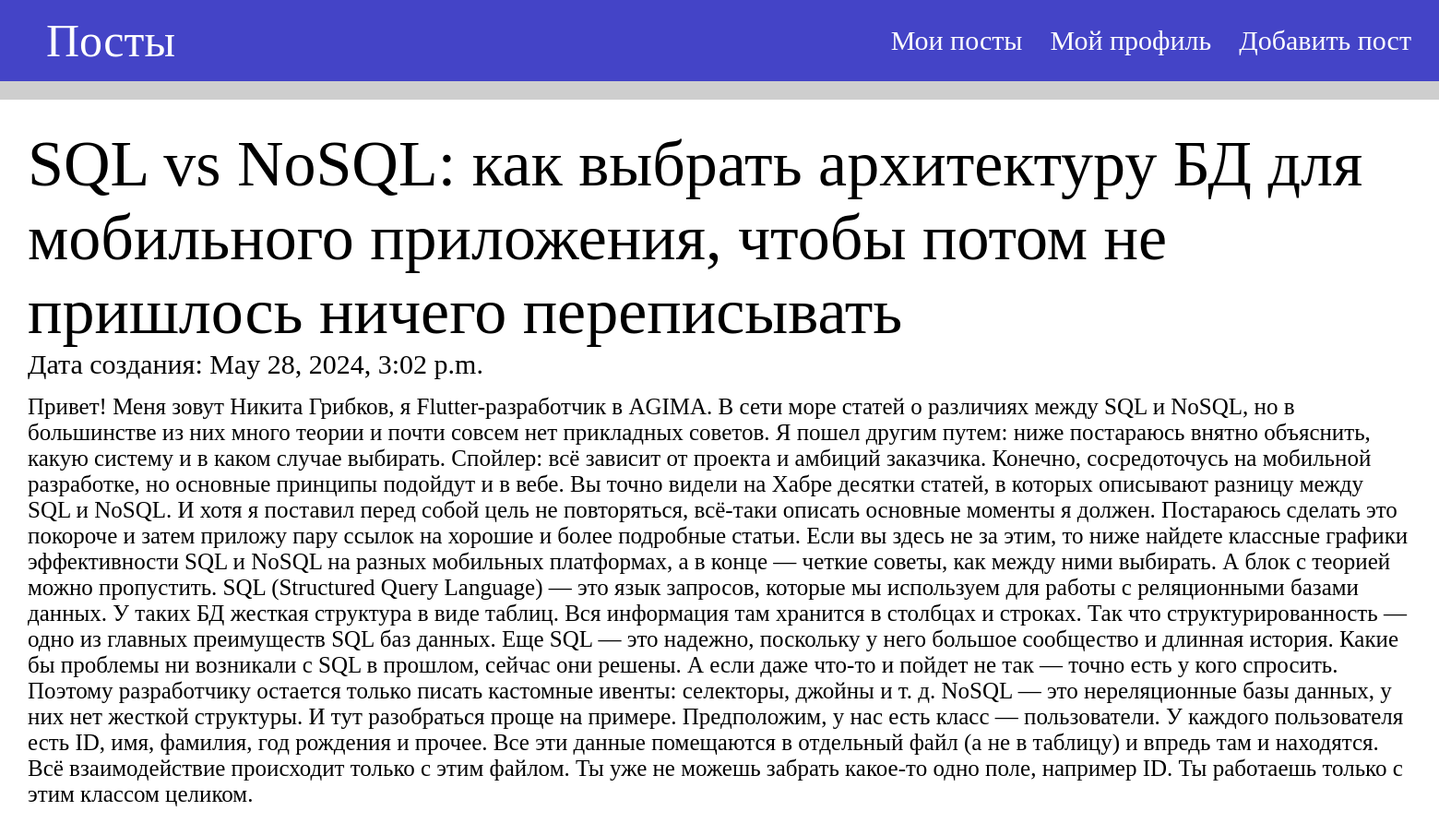
Screenshot of /post/3/ with the database file from the repository.
### main_page/models.py (models this page shows, shortened)
class Post(models.Model):
    title = models.CharField(max_length=255)
    text = models.TextField()
    date_of_creation = models.DateTimeField(auto_now_add=True)
    date_of_changed = models.DateTimeField(auto_now=True)

### main_page/views.py (the view)
# urls.py: path('post/<int:pk>/', views.detail_post, name='post'),
def detail_post(request, pk):
    obj = Post.objects.get(pk=pk)
    context = {
        'title': obj.title,
        'text': obj.text,
        'date_created': obj.date_of_creation
    }
    return render(
        request,
        'detail_post.html',
        context=context,
    )

### main_page/templates/detail_post.html
{% extends 'header.html' %}
{% block style %}
{% load static %}
<link rel="stylesheet" href="{% static 'css/post.css'%}" type="text/css">
{% endblock %}
{% block content %}
<div class="post">
    <div class="title">
        {{ title }}
    </div>
    <div class="date">
        Дата создания: {{ date_created }}
    </div>
    <div class="text">
        {{ text }}
    </div>
</div>
{% endblock %}

### main_page/static/css/style.css (style rules this page uses)
* { margin: 0; }
body { background-color: rgb(206, 206, 206); }

### main_page/static/css/post.css (style rules this page uses)
.post { margin: 0 auto; background-color: white; width: 1500px; padding: 30px; margin-top: 20px; }
.title { font-size: 70px; }
.text { font-size: 25px; }
.date { font-size: 30px; margin-bottom: 15px; }

### rows the page displays
Post: title "SQL vs NoSQL: как выбрать архитектуру БД для мобильного приложения, чтобы потом не пришлось ничего переписывать", date_of_creation "May 28, 2024, 3:02 p.m.", text "Привет! Меня зовут Никита Грибков, я Flutter-разработчик в AGIMA. В сети море статей о различиях между SQL и NoSQL, но в большинстве из них много теории и почти совсем нет прикладных советов. Я пошел другим путем: ниже постараюсь внятно объяснить, какую систему и в каком случае выбирать. Спойлер: всё зависит от проекта и амбиций заказчика. Конечно, сосредоточусь на мобильной разработке, но основные принципы подойдут и в вебе. Вы точно видели на Хабре десятки статей, в которых описывают разницу между SQL и NoSQL. И хотя я поставил перед собой цель не повторяться, всё-таки описать основные моменты я должен. Постараюсь сделать это покороче и затем приложу пару ссылок на хорошие и более…"
